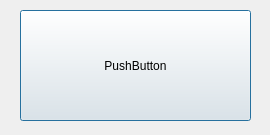
<?xml version="1.0" encoding="UTF-8"?>
<ui version="4.0">
 <class>SubWindow</class>
 <widget class="QDialog" name="SubWindow">
  <property name="geometry">
   <rect>
    <x>0</x>
    <y>0</y>
    <width>270</width>
    <height>135</height>
   </rect>
  </property>
  <property name="windowTitle">
   <string>Dialog</string>
  </property>
  <widget class="QPushButton" name="pushButton">
   <property name="geometry">
    <rect>
     <x>20</x>
     <y>10</y>
     <width>231</width>
     <height>111</height>
    </rect>
   </property>
   <property name="text">
    <string>PushButton</string>
   </property>
  </widget>
 </widget>
 <resources/>
 <connections/>
</ui>
